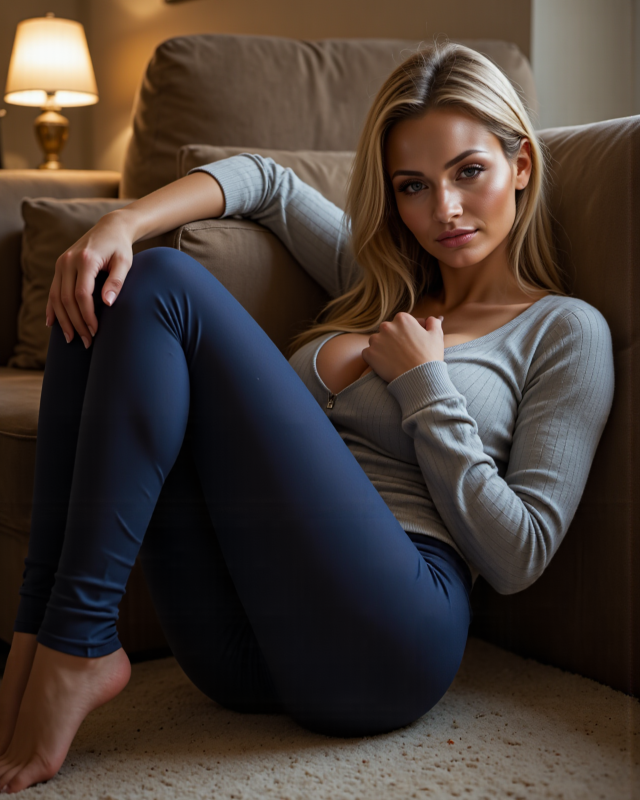
#> input picture data/classification_samples/free/tease_test.png, 1280 x 1600 px (shown at 1/2 size)
$ python -i telegram_image_normalization_service.py   (imports and definitions only)
#> lines starting #> are read from the running program, lines starting #| are printed output that depends on the picture
"""Canonical final-boundary presentation derivatives for Telegram still images."""

from __future__ import annotations

from dataclasses import dataclass
from hashlib import sha256
import os
from pathlib import Path
from tempfile import NamedTemporaryFile

from PIL import Image, ImageFilter, ImageOps


@dataclass(frozen=True)
class TelegramImagePresentation:
    path: Path
    metadata: dict
    reused: bool


class TelegramImageNormalizationService:
    """Guarantee a non-distorted 960x1280 upload artifact for Telegram."""

    VERSION = 1
    WIDTH = 960
    HEIGHT = 1280
    ASPECT_RATIO = "3:4"
    JPEG_QUALITY = 92
    MIN_COVER_RETENTION = 0.80
    SUPPORTED_SUFFIXES = frozenset({".jpg", ".jpeg", ".png", ".webp"})

    @classmethod
    def is_supported_image(cls, path) -> bool:
        return Path(path).suffix.lower() in cls.SUPPORTED_SUFFIXES

    def normalize(self, source_path, *, prior_metadata=None) -> TelegramImagePresentation:
        source = Path(source_path)
        if not source.is_file():
            raise FileNotFoundError(f"Telegram source image not found: {source}")
        if not self.is_supported_image(source):
            raise ValueError(f"Unsupported Telegram image format: {source.suffix}")
        digest = self._sha256(source)
        output = source.with_name(f"{source.stem}_telegram_presentation_v{self.VERSION}.jpg")
        prior = dict(prior_metadata or {})
        if self._reusable(prior, digest, output):
            return TelegramImagePresentation(output, prior, True)

        with Image.open(source) as opened:
#> opened is the input picture: PIL image 1280x1600 RGB; mean R, G, B 70.9, 59.2, 52.4
            image = ImageOps.exif_transpose(opened).convert("RGB")
        crop_box, retention = self._cover_crop(image.size)
#> crop_box = (40, 0, 1240, 1600); retention = 0.938
        if retention >= self.MIN_COVER_RETENTION:
            rendered = image.crop(crop_box).resize(
                (self.WIDTH, self.HEIGHT), Image.Resampling.LANCZOS
            )
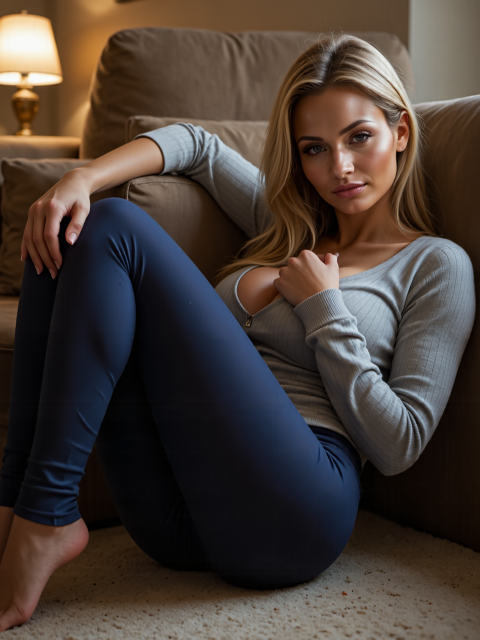
#> rendered: PIL image 960x1280 RGB (shown at 1/2 size); mean R, G, B 71.6, 60.4, 54
            strategy = "privacy_safe_cover_crop"
        else:
            rendered = self._background_canvas(image)
            strategy = "privacy_safe_background_canvas"

        output.parent.mkdir(parents=True, exist_ok=True)
        with NamedTemporaryFile(dir=output.parent, suffix=".jpg", delete=False) as temp:
            temporary = Path(temp.name)
        try:
            rendered.save(temporary, "JPEG", quality=self.JPEG_QUALITY, optimize=True)
            os.replace(temporary, output)
        finally:
            temporary.unlink(missing_ok=True)
            rendered.close()
            image.close()
        metadata = {
            "version": self.VERSION, "aspect_ratio": self.ASPECT_RATIO,
            "width": self.WIDTH, "height": self.HEIGHT, "strategy": strategy,
            "path": str(output), "source_path": str(source),
            "source_sha256": digest, "source_teaser_path": str(source),
            "source_teaser_sha256": digest,
        }
        return TelegramImagePresentation(output, metadata, False)

    @classmethod
    def _cover_crop(cls, size):
        width, height = size
        target = cls.WIDTH / cls.HEIGHT
        current = width / height
        if current > target:
            crop_width = max(1, round(height * target)); left = (width - crop_width) // 2
            box = (left, 0, left + crop_width, height)
        else:
            crop_height = max(1, round(width / target)); top = (height - crop_height) // 2
            box = (0, top, width, top + crop_height)
        retained = ((box[2] - box[0]) * (box[3] - box[1])) / (width * height)
        return box, retained

    @classmethod
    def _background_canvas(cls, image: Image.Image) -> Image.Image:
        box, _ = cls._cover_crop(image.size)
        background = image.crop(box).resize(
            (cls.WIDTH, cls.HEIGHT), Image.Resampling.LANCZOS
        ).filter(ImageFilter.GaussianBlur(radius=36))
        scale = min(cls.WIDTH / image.width, cls.HEIGHT / image.height)
        fitted = image.resize(
            (max(1, round(image.width * scale)), max(1, round(image.height * scale))),
            Image.Resampling.LANCZOS,
        )
        background.paste(fitted, ((cls.WIDTH - fitted.width) // 2, (cls.HEIGHT - fitted.height) // 2))
        fitted.close()
        return background

    @classmethod
    def _reusable(cls, metadata, digest, output):
        metadata_digest = metadata.get("source_sha256") or metadata.get("source_teaser_sha256")
        return bool(
            metadata.get("version") == cls.VERSION
            and metadata.get("width") == cls.WIDTH and metadata.get("height") == cls.HEIGHT
            and metadata_digest == digest
            and Path(str(metadata.get("path") or output)).resolve() == output.resolve()
            and output.is_file()
        )

    @staticmethod
    def _sha256(path):
        value = sha256()
        with Path(path).open("rb") as stream:
            for chunk in iter(lambda: stream.read(1024 * 1024), b""): value.update(chunk)
        return value.hexdigest()

>>> result = TelegramImageNormalizationService().normalize('../../data/classification_samples/free/tease_test.png')
